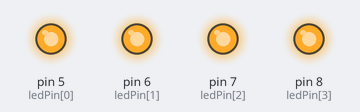
The sketch below on a simulated Arduino Uno, built with avr-gcc and run on an emulated ATmega328P. Parts: output pins drawn as LEDs (lit = HIGH).

Above: at 0.1 s.
Timing chart, 0 to 1.6 s (numbered marks = the images above):
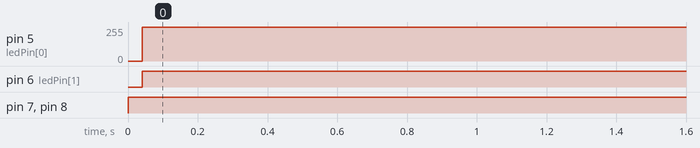

Measured:
- by itself, pin 5 (ledPin[0]): 0/255 → 255/255 at 0.04 s
- by itself, pin 6 (ledPin[1]): LOW → HIGH at 0.04 s
- by itself, pin 7 (ledPin[2]), pin 8 (ledPin[3]): LOW → HIGH at 0.00 s

The sketch:

Prog1.ino
```cpp
/**********************************************************************************
**                                                                               **
**                              Digital i/0                                      **
**                                                                               **
**                                                                               **
**********************************************************************************/

//********** Includes *************************************************************

//********** Variables ************************************************************
const int ledPin[] = {5, 6, 7, 8};   // donar nom en un array als pins 5, 6, 7 i 8
int ledNum = 4;                      // definir variable de número de leds
int pausa = 1000;                    // definir variable de temps en ms

//********** Setup ****************************************************************
void setup()
{
  for(int i = 0; i < ledNum; i++) // definir els pins 5, 6, 7 i 8 com sortides

    pinMode(ledPin[i], OUTPUT);
  }


//********** Loop *****************************************************************
void loop()
{
  for(int i = 0; i < 16; i++)     // mostrar del 0 al 15

    for(int j = 0; j < ledNum ; j++)   // actualitzar estat leds per mostrar número
    {
      digitalWrite(ledPin[j], bitRead(i, j));
    }
    delay(pausa);                 // es queden leds pausa ms en aquest estat

}

//********** Funcions *************************************************************
```
